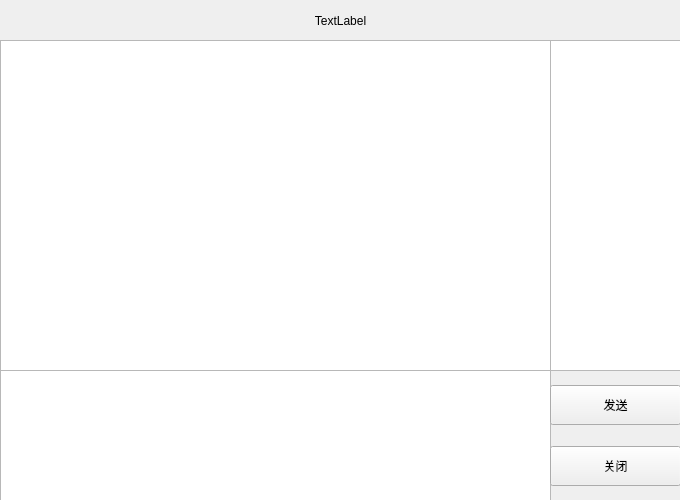
<?xml version="1.0" encoding="UTF-8"?>
<ui version="4.0">
 <class>GroupChat</class>
 <widget class="QWidget" name="GroupChat">
  <property name="geometry">
   <rect>
    <x>0</x>
    <y>0</y>
    <width>680</width>
    <height>500</height>
   </rect>
  </property>
  <property name="windowTitle">
   <string>Form</string>
  </property>
  <widget class="QLabel" name="label_title">
   <property name="geometry">
    <rect>
     <x>0</x>
     <y>0</y>
     <width>681</width>
     <height>41</height>
    </rect>
   </property>
   <property name="styleSheet">
    <string notr="true">background: qlineargradient(x1: 0, y1: 0, x2: 0, y2: 1,  
                                 stop: 0 rgb(28, 146, 210),  stop: 1.0 rgb(242, 252, 254));  
font: 14pt &quot;微软雅黑&quot;;</string>
   </property>
   <property name="text">
    <string>TextLabel</string>
   </property>
   <property name="alignment">
    <set>Qt::AlignCenter</set>
   </property>
  </widget>
  <widget class="QListWidget" name="content">
   <property name="geometry">
    <rect>
     <x>0</x>
     <y>40</y>
     <width>551</width>
     <height>331</height>
    </rect>
   </property>
   <property name="styleSheet">
    <string notr="true">font: 14pt &quot;微软雅黑&quot;;</string>
   </property>
  </widget>
  <widget class="QTextEdit" name="textEdit">
   <property name="geometry">
    <rect>
     <x>0</x>
     <y>370</y>
     <width>551</width>
     <height>131</height>
    </rect>
   </property>
   <property name="styleSheet">
    <string notr="true">font: 14pt &quot;微软雅黑&quot;;</string>
   </property>
  </widget>
  <widget class="QListWidget" name="listWidget_menber">
   <property name="geometry">
    <rect>
     <x>550</x>
     <y>40</y>
     <width>131</width>
     <height>331</height>
    </rect>
   </property>
   <property name="styleSheet">
    <string notr="true">font: 11pt &quot;微软雅黑&quot;;</string>
   </property>
  </widget>
  <widget class="QWidget" name="layoutWidget">
   <property name="geometry">
    <rect>
     <x>550</x>
     <y>370</y>
     <width>131</width>
     <height>131</height>
    </rect>
   </property>
   <layout class="QVBoxLayout" name="verticalLayout">
    <item>
     <widget class="QPushButton" name="pushButton_send">
      <property name="minimumSize">
       <size>
        <width>0</width>
        <height>40</height>
       </size>
      </property>
      <property name="text">
       <string>发送</string>
      </property>
     </widget>
    </item>
    <item>
     <widget class="QPushButton" name="pushButton_cancel">
      <property name="minimumSize">
       <size>
        <width>0</width>
        <height>40</height>
       </size>
      </property>
      <property name="text">
       <string>关闭</string>
      </property>
     </widget>
    </item>
   </layout>
  </widget>
 </widget>
 <resources/>
 <connections/>
</ui>
